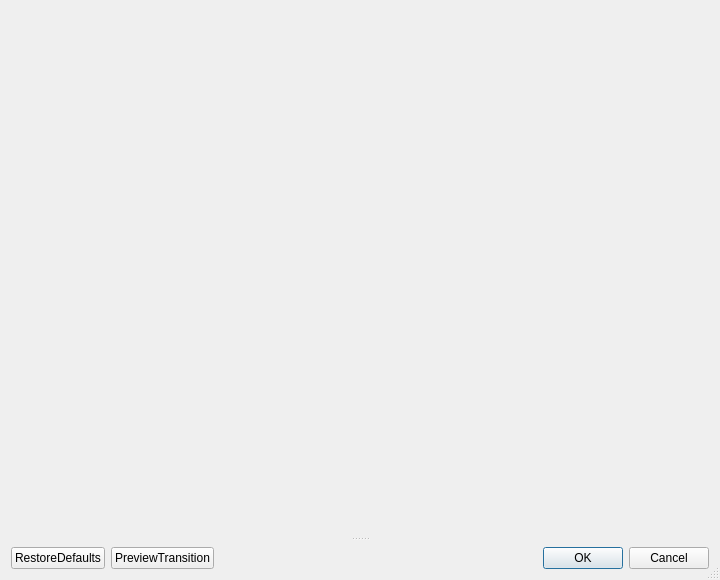
<?xml version="1.0" encoding="UTF-8"?>
<ui version="4.0">
 <class>OBSBasicProperties</class>
 <widget class="QDialog" name="OBSBasicProperties">
  <property name="geometry">
   <rect>
    <x>0</x>
    <y>0</y>
    <width>720</width>
    <height>580</height>
   </rect>
  </property>
  <property name="windowTitle">
   <string>Properties</string>
  </property>
  <property name="sizeGripEnabled">
   <bool>true</bool>
  </property>
  <layout class="QVBoxLayout" name="verticalLayout">
   <item>
    <widget class="QSplitter" name="windowSplitter">
     <property name="minimumSize">
      <size>
       <width>0</width>
       <height>400</height>
      </size>
     </property>
     <property name="orientation">
      <enum>Qt::Orientation::Vertical</enum>
     </property>
     <property name="childrenCollapsible">
      <bool>false</bool>
     </property>
     <widget class="QFrame" name="previewFrame">
      <property name="sizePolicy">
       <sizepolicy hsizetype="Preferred" vsizetype="Expanding">
        <horstretch>0</horstretch>
        <verstretch>1</verstretch>
       </sizepolicy>
      </property>
      <property name="frameShape">
       <enum>QFrame::Shape::NoFrame</enum>
      </property>
      <property name="frameShadow">
       <enum>QFrame::Shadow::Plain</enum>
      </property>
      <layout class="QVBoxLayout" name="verticalLayout_7">
       <property name="spacing">
        <number>0</number>
       </property>
       <property name="leftMargin">
        <number>0</number>
       </property>
       <property name="topMargin">
        <number>0</number>
       </property>
       <property name="rightMargin">
        <number>0</number>
       </property>
       <property name="bottomMargin">
        <number>0</number>
       </property>
       <item>
        <widget class="OBSQTDisplay" name="preview" native="true">
         <property name="sizePolicy">
          <sizepolicy hsizetype="Expanding" vsizetype="Expanding">
           <horstretch>0</horstretch>
           <verstretch>1</verstretch>
          </sizepolicy>
         </property>
         <property name="minimumSize">
          <size>
           <width>20</width>
           <height>150</height>
          </size>
         </property>
        </widget>
       </item>
      </layout>
     </widget>
     <widget class="QFrame" name="propertiesFrame">
      <property name="sizePolicy">
       <sizepolicy hsizetype="Preferred" vsizetype="Expanding">
        <horstretch>0</horstretch>
        <verstretch>1</verstretch>
       </sizepolicy>
      </property>
      <property name="frameShape">
       <enum>QFrame::Shape::NoFrame</enum>
      </property>
      <property name="frameShadow">
       <enum>QFrame::Shadow::Plain</enum>
      </property>
      <layout class="QVBoxLayout" name="propertiesLayout">
       <property name="leftMargin">
        <number>0</number>
       </property>
       <property name="topMargin">
        <number>0</number>
       </property>
       <property name="rightMargin">
        <number>0</number>
       </property>
       <property name="bottomMargin">
        <number>0</number>
       </property>
      </layout>
     </widget>
    </widget>
   </item>
   <item>
    <widget class="QFrame" name="frame">
     <property name="frameShape">
      <enum>QFrame::Shape::NoFrame</enum>
     </property>
     <property name="frameShadow">
      <enum>QFrame::Shadow::Plain</enum>
     </property>
     <property name="lineWidth">
      <number>0</number>
     </property>
     <layout class="QHBoxLayout" name="horizontalLayout">
      <property name="spacing">
       <number>6</number>
      </property>
      <property name="leftMargin">
       <number>0</number>
      </property>
      <property name="topMargin">
       <number>0</number>
      </property>
      <property name="rightMargin">
       <number>0</number>
      </property>
      <property name="bottomMargin">
       <number>0</number>
      </property>
      <item>
       <widget class="QPushButton" name="defaultsButton">
        <property name="text">
         <string>RestoreDefaults</string>
        </property>
        <property name="autoDefault">
         <bool>false</bool>
        </property>
       </widget>
      </item>
      <item>
       <widget class="QPushButton" name="transitionButton">
        <property name="text">
         <string>PreviewTransition</string>
        </property>
       </widget>
      </item>
      <item>
       <widget class="QDialogButtonBox" name="buttonBox">
        <property name="standardButtons">
         <set>QDialogButtonBox::StandardButton::Cancel|QDialogButtonBox::StandardButton::Ok</set>
        </property>
       </widget>
      </item>
     </layout>
    </widget>
   </item>
  </layout>
 </widget>
 <customwidgets>
  <customwidget>
   <class>OBSQTDisplay</class>
   <extends>QWidget</extends>
   <header>widgets/QCiQTDisplay.hpp</header>
   <container>1</container>
  </customwidget>
 </customwidgets>
 <resources>
  <include location="qcis.qrc"/>
 </resources>
 <connections/>
</ui>
